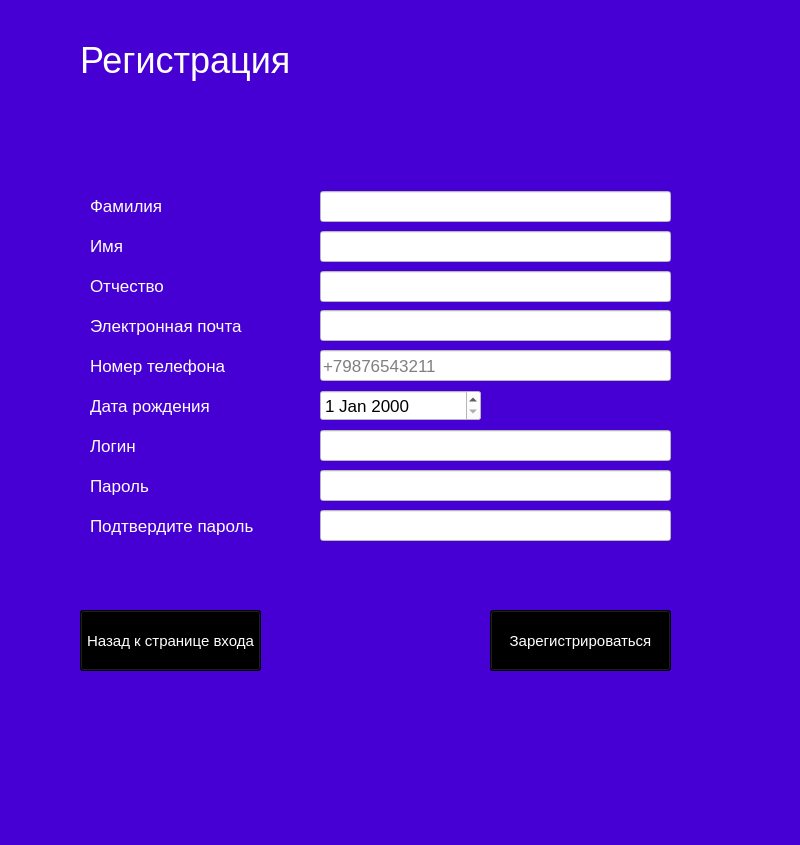
<?xml version="1.0" encoding="UTF-8"?>
<ui version="4.0">
 <class>MainWindow</class>
 <widget class="QMainWindow" name="MainWindow">
  <property name="geometry">
   <rect>
    <x>0</x>
    <y>0</y>
    <width>800</width>
    <height>845</height>
   </rect>
  </property>
  <property name="font">
   <font>
    <pointsize>13</pointsize>
   </font>
  </property>
  <property name="windowTitle">
   <string>MainWindow</string>
  </property>
  <property name="styleSheet">
   <string notr="true">background-color: rgb(70, 0, 211);</string>
  </property>
  <widget class="QWidget" name="centralwidget">
   <widget class="QLabel" name="label">
    <property name="geometry">
     <rect>
      <x>80</x>
      <y>-10</y>
      <width>371</width>
      <height>141</height>
     </rect>
    </property>
    <property name="font">
     <font>
      <pointsize>27</pointsize>
     </font>
    </property>
    <property name="styleSheet">
     <string notr="true">color: rgb(255, 255, 255);</string>
    </property>
    <property name="text">
     <string>Регистрация</string>
    </property>
   </widget>
   <widget class="QLabel" name="label_error">
    <property name="geometry">
     <rect>
      <x>80</x>
      <y>120</y>
      <width>531</width>
      <height>41</height>
     </rect>
    </property>
    <property name="font">
     <font>
      <pointsize>11</pointsize>
     </font>
    </property>
    <property name="styleSheet">
     <string notr="true">color: rgb(0, 0, 0);</string>
    </property>
    <property name="text">
     <string/>
    </property>
   </widget>
   <widget class="QLabel" name="label_3">
    <property name="geometry">
     <rect>
      <x>90</x>
      <y>190</y>
      <width>131</width>
      <height>31</height>
     </rect>
    </property>
    <property name="font">
     <font>
      <pointsize>13</pointsize>
     </font>
    </property>
    <property name="styleSheet">
     <string notr="true">color: rgb(255, 255, 255);</string>
    </property>
    <property name="text">
     <string>Фамилия</string>
    </property>
   </widget>
   <widget class="QLabel" name="label_4">
    <property name="geometry">
     <rect>
      <x>90</x>
      <y>230</y>
      <width>101</width>
      <height>31</height>
     </rect>
    </property>
    <property name="font">
     <font>
      <pointsize>13</pointsize>
     </font>
    </property>
    <property name="styleSheet">
     <string notr="true">color: rgb(255, 255, 255);</string>
    </property>
    <property name="text">
     <string>Имя</string>
    </property>
   </widget>
   <widget class="QLabel" name="label_5">
    <property name="geometry">
     <rect>
      <x>90</x>
      <y>270</y>
      <width>111</width>
      <height>31</height>
     </rect>
    </property>
    <property name="font">
     <font>
      <pointsize>13</pointsize>
     </font>
    </property>
    <property name="styleSheet">
     <string notr="true">color: rgb(255, 255, 255);</string>
    </property>
    <property name="text">
     <string>Отчество</string>
    </property>
   </widget>
   <widget class="QLabel" name="label_6">
    <property name="geometry">
     <rect>
      <x>90</x>
      <y>300</y>
      <width>201</width>
      <height>51</height>
     </rect>
    </property>
    <property name="font">
     <font>
      <pointsize>13</pointsize>
     </font>
    </property>
    <property name="styleSheet">
     <string notr="true">color: rgb(255, 255, 255);</string>
    </property>
    <property name="text">
     <string>Электронная почта</string>
    </property>
   </widget>
   <widget class="QLabel" name="label_7">
    <property name="geometry">
     <rect>
      <x>90</x>
      <y>350</y>
      <width>191</width>
      <height>31</height>
     </rect>
    </property>
    <property name="font">
     <font>
      <pointsize>13</pointsize>
     </font>
    </property>
    <property name="styleSheet">
     <string notr="true">color: rgb(255, 255, 255);</string>
    </property>
    <property name="text">
     <string>Номер телефона</string>
    </property>
   </widget>
   <widget class="QLabel" name="label_8">
    <property name="geometry">
     <rect>
      <x>90</x>
      <y>380</y>
      <width>181</width>
      <height>51</height>
     </rect>
    </property>
    <property name="font">
     <font>
      <pointsize>13</pointsize>
     </font>
    </property>
    <property name="styleSheet">
     <string notr="true">color: rgb(255, 255, 255);</string>
    </property>
    <property name="text">
     <string>Дата рождения</string>
    </property>
   </widget>
   <widget class="QLabel" name="label_11">
    <property name="geometry">
     <rect>
      <x>90</x>
      <y>420</y>
      <width>91</width>
      <height>51</height>
     </rect>
    </property>
    <property name="font">
     <font>
      <pointsize>13</pointsize>
     </font>
    </property>
    <property name="styleSheet">
     <string notr="true">color: rgb(255, 255, 255);</string>
    </property>
    <property name="text">
     <string>Логин</string>
    </property>
   </widget>
   <widget class="QLabel" name="label_12">
    <property name="geometry">
     <rect>
      <x>90</x>
      <y>460</y>
      <width>101</width>
      <height>51</height>
     </rect>
    </property>
    <property name="font">
     <font>
      <pointsize>13</pointsize>
     </font>
    </property>
    <property name="styleSheet">
     <string notr="true">color: rgb(255, 255, 255);</string>
    </property>
    <property name="text">
     <string>Пароль</string>
    </property>
   </widget>
   <widget class="QLineEdit" name="lineEdit_email">
    <property name="geometry">
     <rect>
      <x>320</x>
      <y>310</y>
      <width>351</width>
      <height>31</height>
     </rect>
    </property>
    <property name="font">
     <font>
      <pointsize>13</pointsize>
     </font>
    </property>
    <property name="styleSheet">
     <string notr="true">background-color: rgb(255, 255, 255);</string>
    </property>
    <property name="inputMethodHints">
     <set>Qt::ImhEmailCharactersOnly</set>
    </property>
   </widget>
   <widget class="QLineEdit" name="lineEdit_patronymic">
    <property name="geometry">
     <rect>
      <x>320</x>
      <y>271</y>
      <width>351</width>
      <height>31</height>
     </rect>
    </property>
    <property name="font">
     <font>
      <pointsize>13</pointsize>
     </font>
    </property>
    <property name="styleSheet">
     <string notr="true">background-color: rgb(255, 255, 255);</string>
    </property>
   </widget>
   <widget class="QLineEdit" name="lineEdit_name">
    <property name="geometry">
     <rect>
      <x>320</x>
      <y>231</y>
      <width>351</width>
      <height>31</height>
     </rect>
    </property>
    <property name="font">
     <font>
      <pointsize>13</pointsize>
     </font>
    </property>
    <property name="styleSheet">
     <string notr="true">background-color: rgb(255, 255, 255);</string>
    </property>
   </widget>
   <widget class="QLineEdit" name="lineEdit_surname">
    <property name="geometry">
     <rect>
      <x>320</x>
      <y>191</y>
      <width>351</width>
      <height>31</height>
     </rect>
    </property>
    <property name="font">
     <font>
      <pointsize>13</pointsize>
     </font>
    </property>
    <property name="styleSheet">
     <string notr="true">background-color: rgb(255, 255, 255);</string>
    </property>
   </widget>
   <widget class="QLineEdit" name="lineEdit_number">
    <property name="geometry">
     <rect>
      <x>320</x>
      <y>350</y>
      <width>351</width>
      <height>31</height>
     </rect>
    </property>
    <property name="font">
     <font>
      <pointsize>13</pointsize>
     </font>
    </property>
    <property name="styleSheet">
     <string notr="true">background-color: rgb(255, 255, 255);</string>
    </property>
    <property name="inputMethodHints">
     <set>Qt::ImhDialableCharactersOnly</set>
    </property>
    <property name="echoMode">
     <enum>QLineEdit::Normal</enum>
    </property>
    <property name="placeholderText">
     <string>+79876543211</string>
    </property>
   </widget>
   <widget class="QLineEdit" name="lineEdit_login">
    <property name="geometry">
     <rect>
      <x>320</x>
      <y>430</y>
      <width>351</width>
      <height>31</height>
     </rect>
    </property>
    <property name="font">
     <font>
      <pointsize>13</pointsize>
     </font>
    </property>
    <property name="styleSheet">
     <string notr="true">background-color: rgb(255, 255, 255);</string>
    </property>
   </widget>
   <widget class="QLineEdit" name="lineEdit_password">
    <property name="geometry">
     <rect>
      <x>320</x>
      <y>470</y>
      <width>351</width>
      <height>31</height>
     </rect>
    </property>
    <property name="font">
     <font>
      <pointsize>13</pointsize>
     </font>
    </property>
    <property name="styleSheet">
     <string notr="true">background-color: rgb(255, 255, 255);</string>
    </property>
    <property name="echoMode">
     <enum>QLineEdit::Password</enum>
    </property>
   </widget>
   <widget class="QPushButton" name="pushButton_registration">
    <property name="geometry">
     <rect>
      <x>490</x>
      <y>610</y>
      <width>181</width>
      <height>61</height>
     </rect>
    </property>
    <property name="font">
     <font>
      <pointsize>11</pointsize>
     </font>
    </property>
    <property name="styleSheet">
     <string notr="true">color: rgb(255, 255, 255);
background-color: rgb(0, 0, 0);</string>
    </property>
    <property name="text">
     <string>Зарегистрироваться</string>
    </property>
   </widget>
   <widget class="QLabel" name="label_2">
    <property name="geometry">
     <rect>
      <x>90</x>
      <y>500</y>
      <width>221</width>
      <height>51</height>
     </rect>
    </property>
    <property name="font">
     <font>
      <pointsize>13</pointsize>
     </font>
    </property>
    <property name="styleSheet">
     <string notr="true">color: rgb(255, 255, 255);</string>
    </property>
    <property name="text">
     <string>Подтвердите пароль</string>
    </property>
   </widget>
   <widget class="QLineEdit" name="lineEdit_repeat_password">
    <property name="geometry">
     <rect>
      <x>320</x>
      <y>510</y>
      <width>351</width>
      <height>31</height>
     </rect>
    </property>
    <property name="font">
     <font>
      <pointsize>13</pointsize>
     </font>
    </property>
    <property name="styleSheet">
     <string notr="true">background-color: rgb(255, 255, 255);</string>
    </property>
    <property name="echoMode">
     <enum>QLineEdit::Password</enum>
    </property>
   </widget>
   <widget class="QDateEdit" name="dateEdit">
    <property name="geometry">
     <rect>
      <x>320</x>
      <y>390</y>
      <width>161</width>
      <height>31</height>
     </rect>
    </property>
    <property name="font">
     <font>
      <pointsize>13</pointsize>
     </font>
    </property>
    <property name="styleSheet">
     <string notr="true">background-color: rgb(255, 255, 255);</string>
    </property>
   </widget>
   <widget class="QPushButton" name="pushButton_back">
    <property name="geometry">
     <rect>
      <x>80</x>
      <y>610</y>
      <width>181</width>
      <height>61</height>
     </rect>
    </property>
    <property name="font">
     <font>
      <pointsize>11</pointsize>
     </font>
    </property>
    <property name="styleSheet">
     <string notr="true">color: rgb(255, 255, 255);
background-color: rgb(0, 0, 0);</string>
    </property>
    <property name="text">
     <string>Назад к странице входа</string>
    </property>
   </widget>
  </widget>
  <widget class="QMenuBar" name="menubar">
   <property name="geometry">
    <rect>
     <x>0</x>
     <y>0</y>
     <width>800</width>
     <height>21</height>
    </rect>
   </property>
  </widget>
  <widget class="QStatusBar" name="statusbar"/>
 </widget>
 <resources/>
 <connections/>
</ui>
